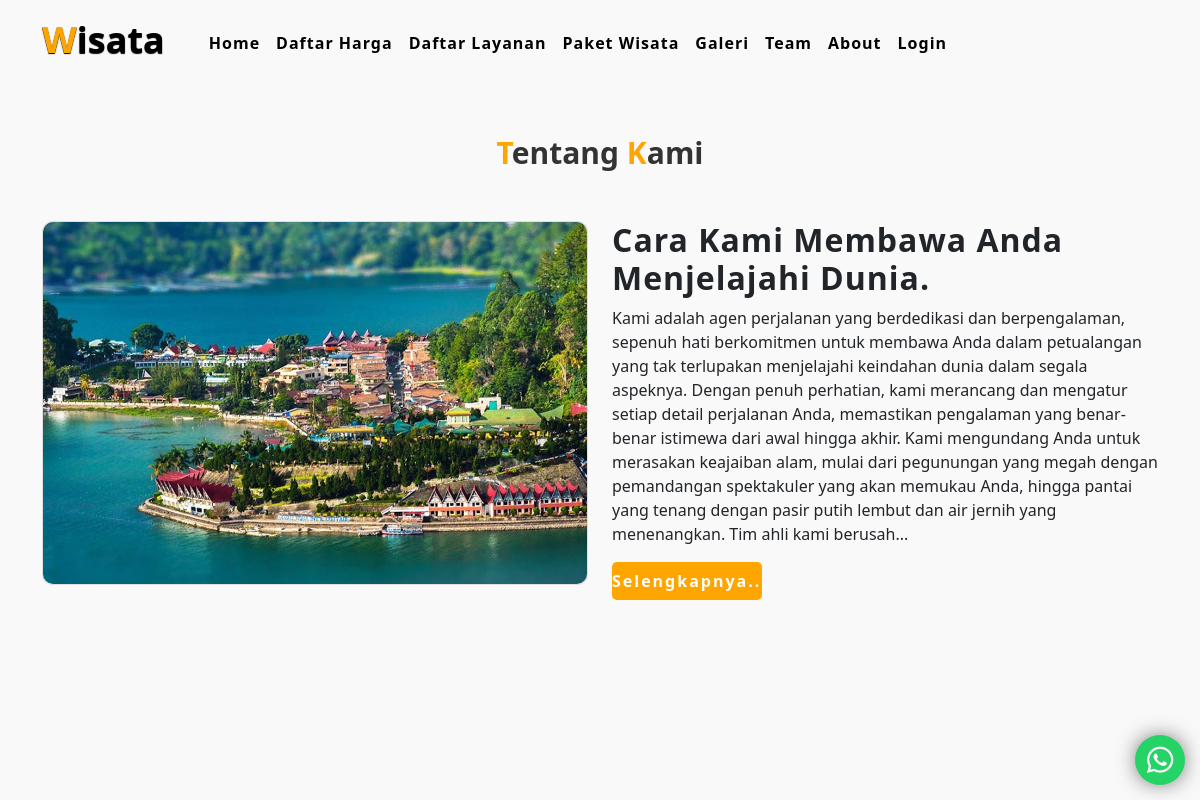
The page /?detail-about on the database its author committed.
### tables this page shows
CREATE TABLE `about` (
  `idabout` int(11) NOT NULL,
  `about_name` varchar(255) NOT NULL,
  `about_description` text NOT NULL,
  `cover` varchar(255) NOT NULL
);

### config/function.php (called while the page is built, shortened)
<?php
function base_url()
{
    $base_url = ((isset($_SERVER['HTTPS']) && $_SERVER['HTTPS'] == "on") ? "https" : "http");
    $base_url .= "://" . $_SERVER['HTTP_HOST'];
    $base_url .= str_replace(basename($_SERVER['SCRIPT_NAME']), "", $_SERVER['SCRIPT_NAME']);
    return $base_url;
}

### views/detail_about.php (the view, shortened to what this page needs)
<section class="about mb-5" id="about">
    <div class="container">
        <div class="main-txt" >
            <h1><span>T</span>entang <span>K</span>ami</h1>
        </div>
        <?php
        $query = mysqli_query($con, "SELECT * FROM about ORDER BY idabout DESC LIMIT 1") or die(mysqli_error($con));
        $row = mysqli_fetch_array($query);
        ?>
        <div class="row" style="margin-top: 50px;">
            <div class="col-md-6 py-3 py-md-0">
                <div class="card cards">
                    <img src="<?=base_url();?>uploads/wisata/about/<?=$row['cover'];?>" alt="about">
                </div>
            </div>
            <div class="col-md-6 py-4 py-md-0 mb">
                <h2><?= $row['about_name']; ?></h2>
                <p><?php
        $description = $row['about_description'];
        echo strlen($description) > 50 ? substr($description, 0, 600) . '...' : $description;
    ?></p>
                <button id="about-btn" data-bs-toggle="modal" data-bs-target="#aboutModal<?= $row['idabout']; ?>">Selengkapnya...</button>
            </div>
        </div>
    </div>
</section>

### assets/css/style.css (style rules this page uses)
* { margin: 0; padding: 0; box-sizing: border-box; text-decoration: none; list-style: none; scroll-behavior: smooth; }
body { background: #f9f9f9; }
.main-txt h1 { text-align: center; margin-top: 30px; font-weight: 700; }
.main-txt h1 span { color: orange; }
.about { margin-top: 50px; margin-bottom: 50px; background: #f9f9f9; }
.about .card { border-radius: 10px; }
.about .card img { border-radius: 10px; }
.about h2 { font-weight: 600; letter-spacing: 1px; font-weight: bold; }
.about p { font-size: 500; }
#about-btn { width: 150px; height: 38px; border: none; border-radius: 5px; background: #ffa500; color: white; letter-spacing: 2px; font-weight: 550; transition: 0.5s ease; cursor: pointer; }
.main-txt h1 { font-size: 30px; font-weight: bold; color: #333; text-align: center; margin-bottom: 20px; }

### rows shown on the page
about: cover (picture), about_name "Cara Kami Membawa Anda Menjelajahi Dunia.", about_description "Kami adalah agen perjalanan yang berdedikasi dan berpengalaman, sepenuh hati berkomitmen untuk membawa Anda dalam petualangan yang tak terlupakan menjelajahi keindahan dunia dalam segala aspeknya. Dengan penuh perhatian, kami merancang dan mengatur setiap detail perjalanan Anda, memastikan pengalaman yang benar-benar istimewa dari awal hingga akhir. Kami mengundang Anda untuk merasakan keajaiban alam, mulai dari pegunungan yang megah dengan pemandangan spektakuler yang akan memukau Anda, hingga pantai yang tenang dengan pasir putih lembut dan air jernih yang menenangkan. Tim ahli kami berusah"
